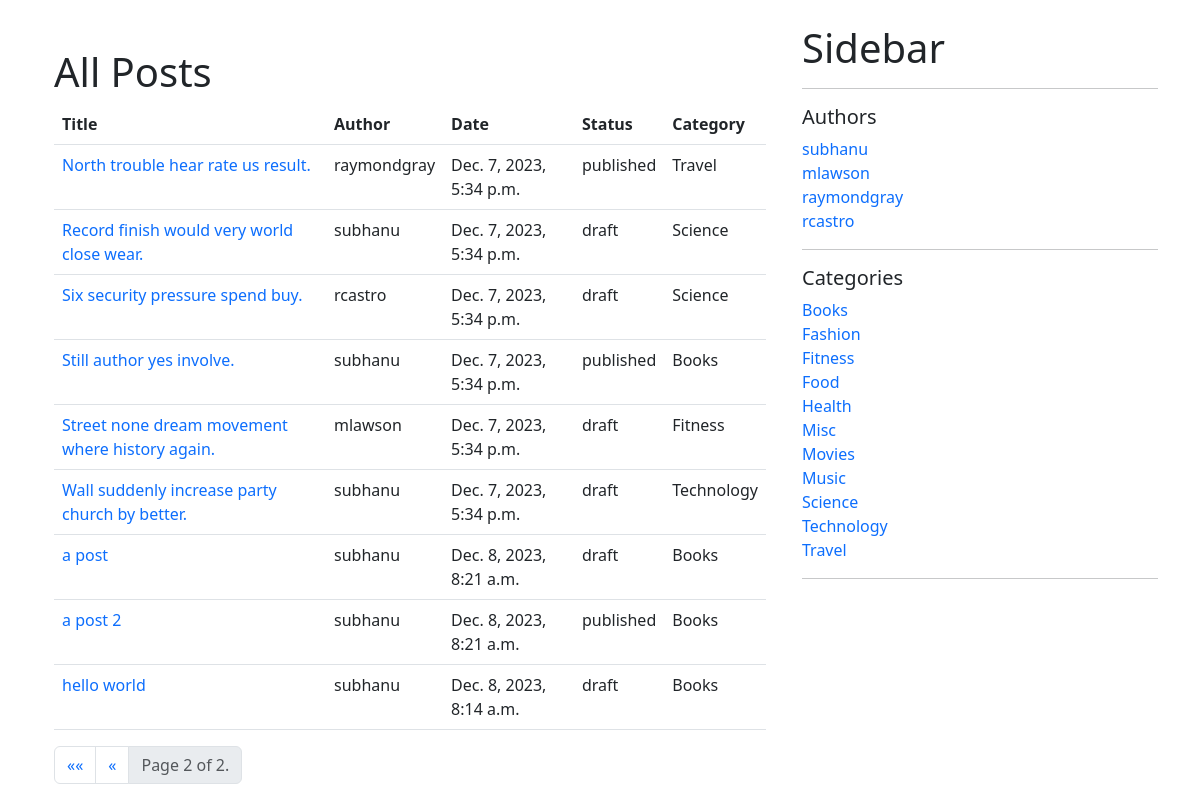
The page /blog/backend/posts?page=2 on the database its author committed.
### blog/models.py (models this page shows, shortened)
class Post(models.Model):
    STATUS_CHOICES = (
        ('draft', 'Draft'),
        ('published', 'Published'),
    )
    title = models.CharField(max_length=255)
    slug = models.SlugField(max_length=255, unique=True)
    content = models.TextField()
    seo_title = models.CharField(max_length=255, blank=True, null=True)
    seo_description = models.TextField(blank=True, null=True)
    author = models.ForeignKey(User, on_delete=models.CASCADE, related_name='blog_posts', default=None)
    published_date = models.DateTimeField(default=timezone.now)
    created_date = models.DateTimeField(auto_now_add=True)
    updated_date = models.DateTimeField(auto_now=True)
    status = models.CharField(max_length=10, choices=STATUS_CHOICES, default='draft')
    category = models.ForeignKey('Category', on_delete=models.CASCADE, related_name='category', blank=True, null=True)
    def get_absolute_url(self):
        return reverse('blog:post_detail', kwargs={'slug': self.slug})
    class Meta:
        ordering = ('title',)
        verbose_name = 'post'
        verbose_name_plural = 'posts'
        get_latest_by = 'published_date'

class Category(models.Model):
    name = models.CharField(max_length=255)
    slug = models.SlugField(max_length=255, unique=True)
    def get_absolute_url(self):
        return reverse('blog:category_filter', kwargs={'category_slug': self.slug})
    class Meta:
        ordering = ('name',)
        verbose_name = 'category'
        verbose_name_plural = 'categories'
    def __str__(self):
        return self.name

### blog/views.py (the view)
# urls.py: path('backend/posts', list_of_all_posts, name='post_list_backend'),
def list_of_all_posts(request):
    posts = Post.objects.all()
    paginator = Paginator(posts, 10)
    page = request.GET.get('page')
    try:
        posts = paginator.page(page)
    except PageNotAnInteger:
        posts = paginator.page(1)
    except EmptyPage:
        if int(page) > paginator.num_pages:
            posts = paginator.page(paginator.num_pages)
        else:
            posts = paginator.page(1)
    context = {'posts': posts}
    template = 'blog/list_of_posts_unfiltered.html'
    return render(request, template, context)

### blog/context_processors.py (called while the page is built)
def user_context(request):
    user = User.objects.all()
    return {'all_users': user}

def categories_context(request):
    categories = Category.objects.all()
    return {'categories': categories}

### templates/blog/list_of_posts_unfiltered.html (shortened to what this page needs)
{% extends 'blog/base.html' %}
{% block content %}
    <div class="container mt-4">
        <div class="row">
            <div class="col-md-12">
                <div class="page-header">
                    <h1>
                        All Posts
                    </h1>
                </div>
                {% if posts %}
                    <table class="table">
                        <thead>
                            <tr>
                                <th>Title</th>
                                <th>Author</th>
                                <th>Date</th>
                                <th>Status</th>
                                {% if not category %}
                                    <th>Category</th>
                                {% endif %}
                            </tr>
                        </thead>
                        <tbody>
                            {% for post in posts %}
                                <tr>
                                    <td>
                                        <a class="text-decoration-none" href="{{ post.get_absolute_url }}">
                                            {{ post.title }}
                                        </a>
                                    </td>
                                    <td>{{ post.author.username }}</td>
                                    <td>
                                        {% if post.status == 'published' %}
                                            {{ post.published_date }}
                                        {% else %}
                                            {{ post.updated_date }}
                                        {% endif %}
                                    </td>
                                    <td>{{ post.status }}</td>
                                    {% if not category %}
                                        <td>
                                            <p>
                                                {{ post.category }}
                                            </p>
                                        </td>
                                    {% endif %}
                                </tr>
                            {% endfor %}
                        </tbody>
                    </table>
                {% else %}
                    <p>No posts found</p>
                {% endif %}
            </div>
        </div>
        {% include 'blog/paginator.html' %}
    </div>
{% endblock %}

### templates/blog/base.html (shortened to what this page needs)
<!DOCTYPE html>
<html lang="en">
<head>
    <link href="https://cdn.jsdelivr.net/npm/bootstrap@5.3.0/dist/css/bootstrap.min.css" rel="stylesheet">
</head>
<body>
<div class="container mt-4">
    <div class="row">
        <div class="col-md-8">
            {% block content %}{% endblock %}
        </div>
        <div class="col-md-4">
            <div class="mb-4">
                <h1 class="page-header">Sidebar</h1>
                <hr>
                <h5>Authors</h5>
                {% if all_users %}
                    {% for user in all_users %}
                        <a href="{% url 'blog:author_filter' user.username %}" class="text-decoration-none"
                        >{{ user.username }}</a>
                        <br>
                    {% endfor %}
                {% endif %}
                <hr>
                <h5>Categories</h5>
                {% if categories %}
                    {% for category in categories %}
                        <a href="{{ category.get_absolute_url }}" class="text-decoration-none">{{ category.name }}</a>
                        <br>
                    {% endfor %}
                {% endif %}
                <hr>
            </div>
        </div>
    </div>
</div>
</body>
</html>

### rows shown on the page
Post: title "North trouble hear rate us result.", author.username "raymondgray", published_date "Dec. 7, 2023, 5:34 p.m.", status "published", category "Travel"
Post: title "Record finish would very world close wear.", author.username "subhanu", updated_date "Dec. 7, 2023, 5:34 p.m.", status "draft", category "Science"
Post: title "Six security pressure spend buy.", author.username "rcastro", updated_date "Dec. 7, 2023, 5:34 p.m.", status "draft", category "Science"
Post: title "Still author yes involve.", author.username "subhanu", published_date "Dec. 7, 2023, 5:34 p.m.", status "published", category "Books"
Post: title "Street none dream movement where history again.", author.username "mlawson", updated_date "Dec. 7, 2023, 5:34 p.m.", status "draft", category "Fitness"
Post: title "Wall suddenly increase party church by better.", author.username "subhanu", updated_date "Dec. 7, 2023, 5:34 p.m.", status "draft", category "Technology"
Post: title "a post", author.username "subhanu", updated_date "Dec. 8, 2023, 8:21 a.m.", status "draft", category "Books"
Post: title "a post 2", author.username "subhanu", published_date "Dec. 8, 2023, 8:21 a.m.", status "published", category "Books"
Post: title "hello world", author.username "subhanu", updated_date "Dec. 8, 2023, 8:14 a.m.", status "draft", category "Books"
Category: name "Books"
Category: name "Fashion"
Category: name "Fitness"
Category: name "Food"
Category: name "Health"
Category: name "Misc"
Category: name "Movies"
Category: name "Music"
Category: name "Science"
Category: name "Technology"
Category: name "Travel"

### other values the page prints
{{ posts.number }} "2"
{{ posts.paginator.num_pages }} "2"
{{ user.username }} "subhanu"
{{ user.username }} "mlawson"
{{ user.username }} "raymondgray"
{{ user.username }} "rcastro"
